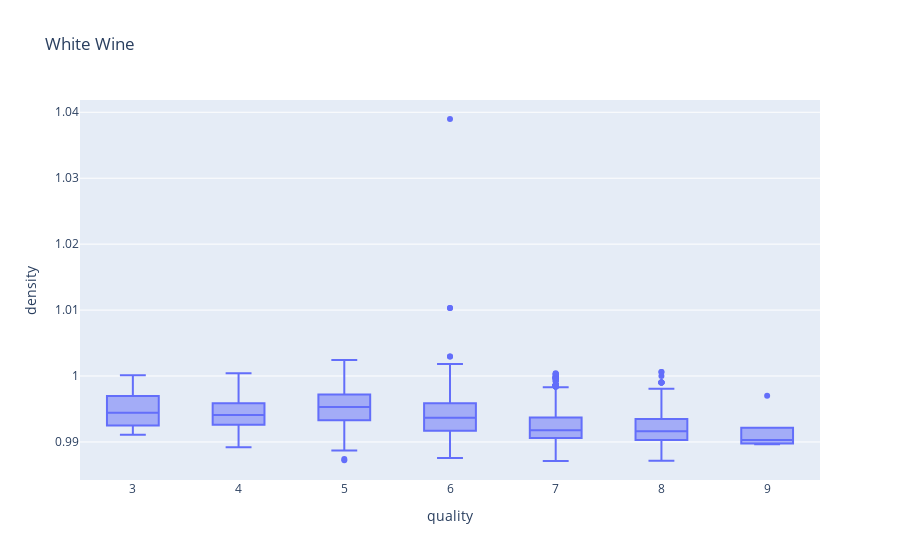

The code cell stored with this chart in its notebook:
### Code cell
px.box(white_wine_data,x="quality",y="density",title="White Wine")

### Figure 1 — Plotly figure (JSON) as saved in the notebook; plotly's stock layout.template omitted (floating-point values rounded to 4 significant figures; data arrays with more than 128 entries replaced by an {"elided": "..."} marker saying what was removed)
{"data": [{"alignmentgroup": "True", "hovertemplate": "quality=%{x}<br>density=%{y}<extra></extra>", "legendgroup": "", "marker": {"color": "#636efa"}, "name": "", "notched": false, "offsetgroup": "", "orientation": "v", "showlegend": false, "type": "box", "x": {"elided": "4898 int values"}, "x0": " ", "xaxis": "x", "y": {"elided": "4898 float values"}, "y0": " ", "yaxis": "y"}], "layout": {"boxmode": "group", "legend": {"tracegroupgap": 0}, "title": {"text": "White Wine"}, "xaxis": {"anchor": "y", "domain": [0, 1], "title": {"text": "quality"}}, "yaxis": {"anchor": "x", "domain": [0, 1], "title": {"text": "density"}}}}
